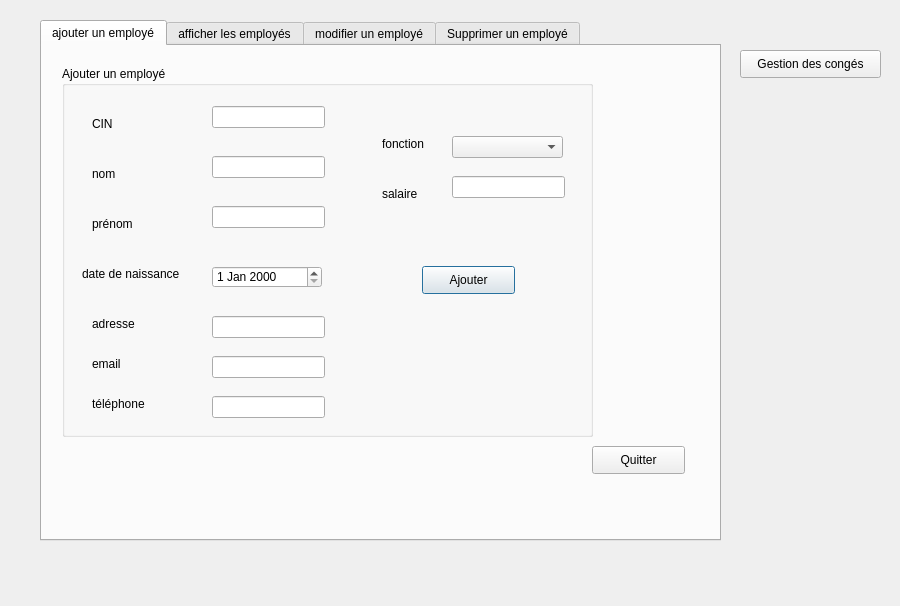
<?xml version="1.0" encoding="UTF-8"?>
<ui version="4.0">
 <class>gestion_emp</class>
 <widget class="QDialog" name="gestion_emp">
  <property name="geometry">
   <rect>
    <x>0</x>
    <y>0</y>
    <width>900</width>
    <height>606</height>
   </rect>
  </property>
  <property name="windowTitle">
   <string>Gestion des employés</string>
  </property>
  <widget class="QTabWidget" name="tabWidget">
   <property name="geometry">
    <rect>
     <x>40</x>
     <y>20</y>
     <width>681</width>
     <height>521</height>
    </rect>
   </property>
   <property name="styleSheet">
    <string notr="true"/>
   </property>
   <property name="currentIndex">
    <number>0</number>
   </property>
   <widget class="QWidget" name="tab">
    <attribute name="title">
     <string>ajouter un employé</string>
    </attribute>
    <widget class="QGroupBox" name="groupBox">
     <property name="geometry">
      <rect>
       <x>20</x>
       <y>20</y>
       <width>531</width>
       <height>371</height>
      </rect>
     </property>
     <property name="styleSheet">
      <string notr="true"/>
     </property>
     <property name="title">
      <string>Ajouter un employé</string>
     </property>
     <widget class="QLabel" name="label">
      <property name="geometry">
       <rect>
        <x>30</x>
        <y>50</y>
        <width>55</width>
        <height>16</height>
       </rect>
      </property>
      <property name="styleSheet">
       <string notr="true"/>
      </property>
      <property name="text">
       <string>CIN</string>
      </property>
     </widget>
     <widget class="QLabel" name="label_2">
      <property name="geometry">
       <rect>
        <x>30</x>
        <y>100</y>
        <width>55</width>
        <height>16</height>
       </rect>
      </property>
      <property name="styleSheet">
       <string notr="true"/>
      </property>
      <property name="text">
       <string>nom</string>
      </property>
     </widget>
     <widget class="QLabel" name="label_3">
      <property name="geometry">
       <rect>
        <x>30</x>
        <y>150</y>
        <width>55</width>
        <height>16</height>
       </rect>
      </property>
      <property name="styleSheet">
       <string notr="true"/>
      </property>
      <property name="text">
       <string>prénom</string>
      </property>
     </widget>
     <widget class="QLabel" name="label_4">
      <property name="geometry">
       <rect>
        <x>20</x>
        <y>200</y>
        <width>121</width>
        <height>16</height>
       </rect>
      </property>
      <property name="styleSheet">
       <string notr="true"/>
      </property>
      <property name="text">
       <string>date de naissance</string>
      </property>
     </widget>
     <widget class="QLabel" name="label_5">
      <property name="geometry">
       <rect>
        <x>30</x>
        <y>250</y>
        <width>55</width>
        <height>16</height>
       </rect>
      </property>
      <property name="styleSheet">
       <string notr="true"/>
      </property>
      <property name="text">
       <string>adresse</string>
      </property>
     </widget>
     <widget class="QLabel" name="label_6">
      <property name="geometry">
       <rect>
        <x>30</x>
        <y>290</y>
        <width>55</width>
        <height>16</height>
       </rect>
      </property>
      <property name="styleSheet">
       <string notr="true"/>
      </property>
      <property name="text">
       <string>email</string>
      </property>
     </widget>
     <widget class="QLabel" name="label_7">
      <property name="geometry">
       <rect>
        <x>320</x>
        <y>70</y>
        <width>55</width>
        <height>16</height>
       </rect>
      </property>
      <property name="styleSheet">
       <string notr="true"/>
      </property>
      <property name="text">
       <string>fonction</string>
      </property>
     </widget>
     <widget class="QLabel" name="label_8">
      <property name="geometry">
       <rect>
        <x>320</x>
        <y>120</y>
        <width>55</width>
        <height>16</height>
       </rect>
      </property>
      <property name="styleSheet">
       <string notr="true"/>
      </property>
      <property name="text">
       <string>salaire</string>
      </property>
     </widget>
     <widget class="QLabel" name="label_10">
      <property name="geometry">
       <rect>
        <x>30</x>
        <y>330</y>
        <width>81</width>
        <height>16</height>
       </rect>
      </property>
      <property name="styleSheet">
       <string notr="true"/>
      </property>
      <property name="text">
       <string>téléphone</string>
      </property>
     </widget>
     <widget class="QDateEdit" name="date_ajouter">
      <property name="geometry">
       <rect>
        <x>150</x>
        <y>200</y>
        <width>110</width>
        <height>22</height>
       </rect>
      </property>
     </widget>
     <widget class="QLineEdit" name="prenom_ajouter">
      <property name="geometry">
       <rect>
        <x>150</x>
        <y>140</y>
        <width>113</width>
        <height>22</height>
       </rect>
      </property>
     </widget>
     <widget class="QLineEdit" name="nom_ajouter">
      <property name="geometry">
       <rect>
        <x>150</x>
        <y>90</y>
        <width>113</width>
        <height>22</height>
       </rect>
      </property>
     </widget>
     <widget class="QLineEdit" name="cin_ajouter">
      <property name="geometry">
       <rect>
        <x>150</x>
        <y>40</y>
        <width>113</width>
        <height>22</height>
       </rect>
      </property>
     </widget>
     <widget class="QLineEdit" name="adresse_ajouter">
      <property name="geometry">
       <rect>
        <x>150</x>
        <y>250</y>
        <width>113</width>
        <height>22</height>
       </rect>
      </property>
     </widget>
     <widget class="QLineEdit" name="email_ajouter">
      <property name="geometry">
       <rect>
        <x>150</x>
        <y>290</y>
        <width>113</width>
        <height>22</height>
       </rect>
      </property>
     </widget>
     <widget class="QLineEdit" name="tel_ajouter">
      <property name="geometry">
       <rect>
        <x>150</x>
        <y>330</y>
        <width>113</width>
        <height>22</height>
       </rect>
      </property>
     </widget>
     <widget class="QLineEdit" name="salaire_ajouter">
      <property name="geometry">
       <rect>
        <x>390</x>
        <y>110</y>
        <width>113</width>
        <height>22</height>
       </rect>
      </property>
     </widget>
     <widget class="QPushButton" name="btajouter_emp">
      <property name="geometry">
       <rect>
        <x>360</x>
        <y>200</y>
        <width>93</width>
        <height>28</height>
       </rect>
      </property>
      <property name="styleSheet">
       <string notr="true"/>
      </property>
      <property name="text">
       <string>Ajouter</string>
      </property>
     </widget>
     <widget class="QComboBox" name="comboBox_fct">
      <property name="geometry">
       <rect>
        <x>390</x>
        <y>70</y>
        <width>111</width>
        <height>22</height>
       </rect>
      </property>
     </widget>
    </widget>
    <widget class="QPushButton" name="pushButton_2">
     <property name="geometry">
      <rect>
       <x>550</x>
       <y>400</y>
       <width>93</width>
       <height>28</height>
      </rect>
     </property>
     <property name="styleSheet">
      <string notr="true"/>
     </property>
     <property name="text">
      <string>Quitter</string>
     </property>
    </widget>
   </widget>
   <widget class="QWidget" name="tab_2">
    <attribute name="title">
     <string>afficher les employés</string>
    </attribute>
    <widget class="QGroupBox" name="groupBox_2">
     <property name="geometry">
      <rect>
       <x>40</x>
       <y>40</y>
       <width>551</width>
       <height>401</height>
      </rect>
     </property>
     <property name="styleSheet">
      <string notr="true"/>
     </property>
     <property name="title">
      <string>Affichage </string>
     </property>
     <widget class="QTableView" name="tab_emp">
      <property name="geometry">
       <rect>
        <x>30</x>
        <y>50</y>
        <width>421</width>
        <height>221</height>
       </rect>
      </property>
      <property name="styleSheet">
       <string notr="true"/>
      </property>
     </widget>
     <widget class="QPushButton" name="bt_imprimer">
      <property name="geometry">
       <rect>
        <x>410</x>
        <y>350</y>
        <width>93</width>
        <height>28</height>
       </rect>
      </property>
      <property name="styleSheet">
       <string notr="true"/>
      </property>
      <property name="text">
       <string>Imprimer</string>
      </property>
     </widget>
     <widget class="QPushButton" name="recherche_multicritere">
      <property name="geometry">
       <rect>
        <x>210</x>
        <y>300</y>
        <width>93</width>
        <height>28</height>
       </rect>
      </property>
      <property name="styleSheet">
       <string notr="true"/>
      </property>
      <property name="text">
       <string>Rechercher</string>
      </property>
     </widget>
     <widget class="QLabel" name="label_20">
      <property name="geometry">
       <rect>
        <x>10</x>
        <y>300</y>
        <width>55</width>
        <height>16</height>
       </rect>
      </property>
      <property name="styleSheet">
       <string notr="true"/>
      </property>
      <property name="text">
       <string>Critère</string>
      </property>
     </widget>
     <widget class="QPushButton" name="tri_multicritere">
      <property name="geometry">
       <rect>
        <x>210</x>
        <y>340</y>
        <width>93</width>
        <height>28</height>
       </rect>
      </property>
      <property name="styleSheet">
       <string notr="true"/>
      </property>
      <property name="text">
       <string>Trier</string>
      </property>
     </widget>
     <widget class="QComboBox" name="comboBox_critere">
      <property name="geometry">
       <rect>
        <x>70</x>
        <y>300</y>
        <width>91</width>
        <height>22</height>
       </rect>
      </property>
     </widget>
     <widget class="QLabel" name="label_21">
      <property name="geometry">
       <rect>
        <x>10</x>
        <y>360</y>
        <width>55</width>
        <height>16</height>
       </rect>
      </property>
      <property name="styleSheet">
       <string notr="true"/>
      </property>
      <property name="text">
       <string>Valeur</string>
      </property>
     </widget>
     <widget class="QLineEdit" name="le_valeur">
      <property name="geometry">
       <rect>
        <x>60</x>
        <y>360</y>
        <width>113</width>
        <height>22</height>
       </rect>
      </property>
     </widget>
     <widget class="QPushButton" name="bt_pdf">
      <property name="geometry">
       <rect>
        <x>372</x>
        <y>300</y>
        <width>151</width>
        <height>28</height>
       </rect>
      </property>
      <property name="styleSheet">
       <string notr="true"/>
      </property>
      <property name="text">
       <string>Enregistrer sous PDF</string>
      </property>
     </widget>
    </widget>
    <widget class="QPushButton" name="pushButton_5">
     <property name="geometry">
      <rect>
       <x>560</x>
       <y>450</y>
       <width>93</width>
       <height>28</height>
      </rect>
     </property>
     <property name="styleSheet">
      <string notr="true"/>
     </property>
     <property name="text">
      <string>Quitter</string>
     </property>
    </widget>
   </widget>
   <widget class="QWidget" name="tab_3">
    <attribute name="title">
     <string>modifier un employé</string>
    </attribute>
    <widget class="QGroupBox" name="groupBox_3">
     <property name="geometry">
      <rect>
       <x>30</x>
       <y>50</y>
       <width>581</width>
       <height>341</height>
      </rect>
     </property>
     <property name="styleSheet">
      <string notr="true"/>
     </property>
     <property name="title">
      <string>Modifier un employé</string>
     </property>
     <widget class="QLabel" name="label_11">
      <property name="geometry">
       <rect>
        <x>30</x>
        <y>50</y>
        <width>55</width>
        <height>16</height>
       </rect>
      </property>
      <property name="styleSheet">
       <string notr="true"/>
      </property>
      <property name="text">
       <string>CIN </string>
      </property>
     </widget>
     <widget class="QLabel" name="label_12">
      <property name="geometry">
       <rect>
        <x>30</x>
        <y>90</y>
        <width>55</width>
        <height>16</height>
       </rect>
      </property>
      <property name="styleSheet">
       <string notr="true"/>
      </property>
      <property name="text">
       <string>nom</string>
      </property>
     </widget>
     <widget class="QLabel" name="label_13">
      <property name="geometry">
       <rect>
        <x>30</x>
        <y>130</y>
        <width>55</width>
        <height>16</height>
       </rect>
      </property>
      <property name="styleSheet">
       <string notr="true"/>
      </property>
      <property name="text">
       <string>prénom</string>
      </property>
     </widget>
     <widget class="QLabel" name="label_14">
      <property name="geometry">
       <rect>
        <x>20</x>
        <y>180</y>
        <width>111</width>
        <height>16</height>
       </rect>
      </property>
      <property name="styleSheet">
       <string notr="true"/>
      </property>
      <property name="text">
       <string>date de naissance</string>
      </property>
     </widget>
     <widget class="QLabel" name="label_15">
      <property name="geometry">
       <rect>
        <x>20</x>
        <y>220</y>
        <width>55</width>
        <height>16</height>
       </rect>
      </property>
      <property name="styleSheet">
       <string notr="true"/>
      </property>
      <property name="text">
       <string>adresse</string>
      </property>
     </widget>
     <widget class="QLabel" name="label_16">
      <property name="geometry">
       <rect>
        <x>20</x>
        <y>260</y>
        <width>55</width>
        <height>16</height>
       </rect>
      </property>
      <property name="styleSheet">
       <string notr="true"/>
      </property>
      <property name="text">
       <string>email</string>
      </property>
     </widget>
     <widget class="QLabel" name="label_17">
      <property name="geometry">
       <rect>
        <x>20</x>
        <y>300</y>
        <width>71</width>
        <height>16</height>
       </rect>
      </property>
      <property name="styleSheet">
       <string notr="true"/>
      </property>
      <property name="text">
       <string>téléphone</string>
      </property>
     </widget>
     <widget class="QLabel" name="label_18">
      <property name="geometry">
       <rect>
        <x>330</x>
        <y>100</y>
        <width>55</width>
        <height>16</height>
       </rect>
      </property>
      <property name="styleSheet">
       <string notr="true"/>
      </property>
      <property name="text">
       <string>fonction</string>
      </property>
     </widget>
     <widget class="QLabel" name="label_19">
      <property name="geometry">
       <rect>
        <x>330</x>
        <y>150</y>
        <width>55</width>
        <height>16</height>
       </rect>
      </property>
      <property name="styleSheet">
       <string notr="true"/>
      </property>
      <property name="text">
       <string>salaire</string>
      </property>
     </widget>
     <widget class="QDateEdit" name="date_modifier">
      <property name="geometry">
       <rect>
        <x>150</x>
        <y>180</y>
        <width>110</width>
        <height>22</height>
       </rect>
      </property>
     </widget>
     <widget class="QLineEdit" name="adresse_modifier">
      <property name="geometry">
       <rect>
        <x>150</x>
        <y>220</y>
        <width>113</width>
        <height>22</height>
       </rect>
      </property>
     </widget>
     <widget class="QLineEdit" name="prenom_modifier">
      <property name="geometry">
       <rect>
        <x>150</x>
        <y>130</y>
        <width>113</width>
        <height>22</height>
       </rect>
      </property>
     </widget>
     <widget class="QLineEdit" name="nom_modifier">
      <property name="geometry">
       <rect>
        <x>150</x>
        <y>90</y>
        <width>113</width>
        <height>22</height>
       </rect>
      </property>
     </widget>
     <widget class="QLineEdit" name="email_modifier">
      <property name="geometry">
       <rect>
        <x>150</x>
        <y>260</y>
        <width>113</width>
        <height>22</height>
       </rect>
      </property>
     </widget>
     <widget class="QLineEdit" name="tel_modifier">
      <property name="geometry">
       <rect>
        <x>150</x>
        <y>300</y>
        <width>113</width>
        <height>22</height>
       </rect>
      </property>
     </widget>
     <widget class="QLineEdit" name="salaire_modifier">
      <property name="geometry">
       <rect>
        <x>400</x>
        <y>140</y>
        <width>113</width>
        <height>22</height>
       </rect>
      </property>
     </widget>
     <widget class="QPushButton" name="btmod_emp">
      <property name="geometry">
       <rect>
        <x>370</x>
        <y>270</y>
        <width>93</width>
        <height>28</height>
       </rect>
      </property>
      <property name="styleSheet">
       <string notr="true"/>
      </property>
      <property name="text">
       <string>Modifier</string>
      </property>
     </widget>
     <widget class="QLineEdit" name="cin_modifier">
      <property name="geometry">
       <rect>
        <x>150</x>
        <y>40</y>
        <width>113</width>
        <height>22</height>
       </rect>
      </property>
     </widget>
     <widget class="QPushButton" name="pushButton">
      <property name="geometry">
       <rect>
        <x>350</x>
        <y>40</y>
        <width>93</width>
        <height>28</height>
       </rect>
      </property>
      <property name="styleSheet">
       <string notr="true"/>
      </property>
      <property name="text">
       <string>Rechercher</string>
      </property>
     </widget>
     <widget class="QComboBox" name="comboBox_fct_2">
      <property name="geometry">
       <rect>
        <x>400</x>
        <y>100</y>
        <width>111</width>
        <height>22</height>
       </rect>
      </property>
     </widget>
    </widget>
    <widget class="QPushButton" name="pushButton_10">
     <property name="geometry">
      <rect>
       <x>540</x>
       <y>410</y>
       <width>93</width>
       <height>28</height>
      </rect>
     </property>
     <property name="styleSheet">
      <string notr="true"/>
     </property>
     <property name="text">
      <string>Quitter</string>
     </property>
    </widget>
   </widget>
   <widget class="QWidget" name="tab_4">
    <attribute name="title">
     <string>Supprimer un employé</string>
    </attribute>
    <widget class="QGroupBox" name="groupBox_4">
     <property name="geometry">
      <rect>
       <x>60</x>
       <y>60</y>
       <width>511</width>
       <height>341</height>
      </rect>
     </property>
     <property name="styleSheet">
      <string notr="true"/>
     </property>
     <property name="title">
      <string>Supprimer un employé</string>
     </property>
     <widget class="QPushButton" name="btsupp_emp">
      <property name="geometry">
       <rect>
        <x>290</x>
        <y>60</y>
        <width>93</width>
        <height>28</height>
       </rect>
      </property>
      <property name="styleSheet">
       <string notr="true"/>
      </property>
      <property name="text">
       <string>Supprimer</string>
      </property>
     </widget>
     <widget class="QLineEdit" name="cin_supprimer">
      <property name="geometry">
       <rect>
        <x>110</x>
        <y>60</y>
        <width>113</width>
        <height>22</height>
       </rect>
      </property>
     </widget>
     <widget class="QLabel" name="label_9">
      <property name="geometry">
       <rect>
        <x>30</x>
        <y>70</y>
        <width>55</width>
        <height>16</height>
       </rect>
      </property>
      <property name="styleSheet">
       <string notr="true"/>
      </property>
      <property name="text">
       <string>CIN</string>
      </property>
     </widget>
    </widget>
   </widget>
  </widget>
  <widget class="QPushButton" name="bt_gonext">
   <property name="geometry">
    <rect>
     <x>740</x>
     <y>50</y>
     <width>141</width>
     <height>28</height>
    </rect>
   </property>
   <property name="styleSheet">
    <string notr="true"/>
   </property>
   <property name="text">
    <string>Gestion des congés</string>
   </property>
  </widget>
 </widget>
 <resources/>
 <connections/>
</ui>
